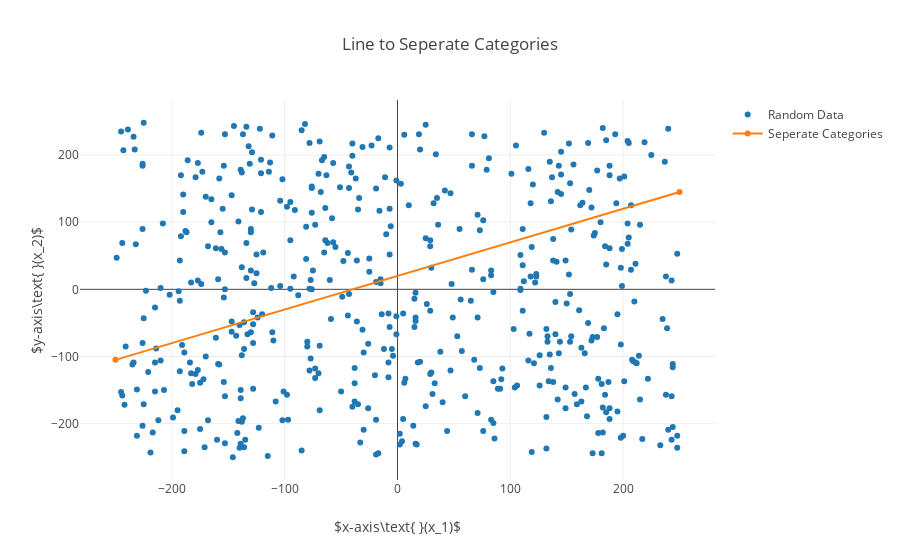

Notebook code for this chart:
### Markdown cell above
Let's graph a line through the points in which we want to perdict

### Code cell
# Plot a line y=mx+b
x = np.linspace(-250,250,2)
m = 0.5
b = 20
y = m*x+b

line = go.Scatter(
    x = x,
    y = y,
    name = 'Seperate Categories'
)

layout.title = 'Line to Seperate Categories'
fig = go.Figure(data=[graphPoints, line], layout=layout)
plt.iplot(fig)

### Figure 1 — Plotly figure (JSON) as saved in the notebook; plotly's stock layout.template omitted (floating-point values rounded to 4 significant figures; data arrays with more than 128 entries replaced by an {"elided": "..."} marker saying what was removed)
{"data": [{"marker": {"symbol": "circle"}, "mode": "markers", "name": "Random Data", "type": "scatter", "uid": "1727415d-51d7-4102-8329-4eabc9ab556a", "x": {"elided": "500 int values"}, "y": {"elided": "500 int values"}}, {"name": "Seperate Categories", "type": "scatter", "uid": "3b9c7914-350f-48f3-b830-4d7db0e6c031", "x": [-250, 250], "y": [-105, 145]}], "layout": {"autosize": true, "title": {"text": "Line to Seperate Categories"}, "xaxis": {"autorange": true, "range": [-281.5, 281.5], "title": {"text": "$x-axis\\text{ }(x_1)$"}, "type": "linear"}, "yaxis": {"autorange": true, "range": [-286.1, 284.1], "title": {"text": "$y-axis\\text{ }(x_2)$"}, "type": "linear"}}}
